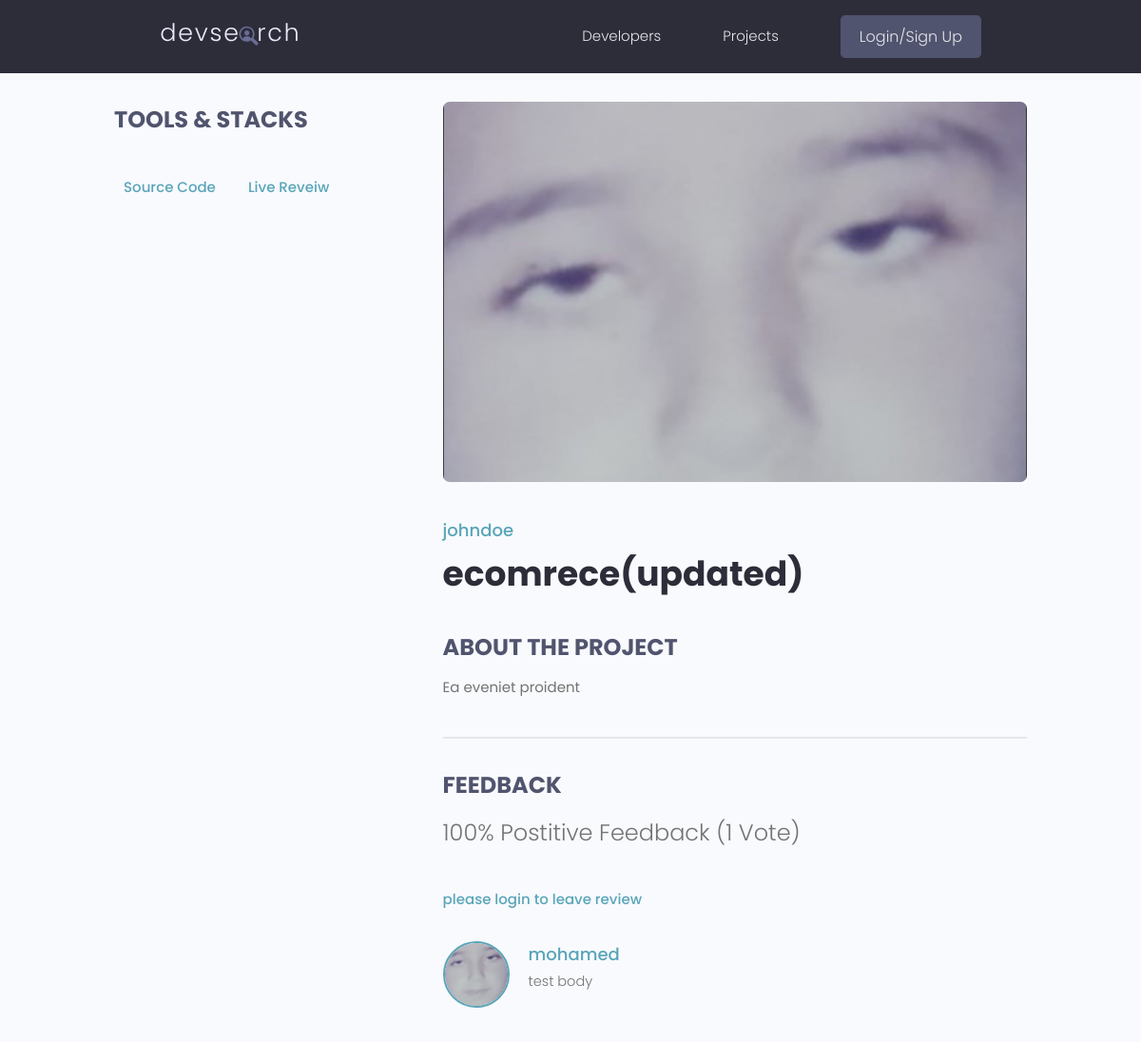
Page /projects/project/5f30a780-be48-4abf-b791-88ed18955b00 on the earlier database version.
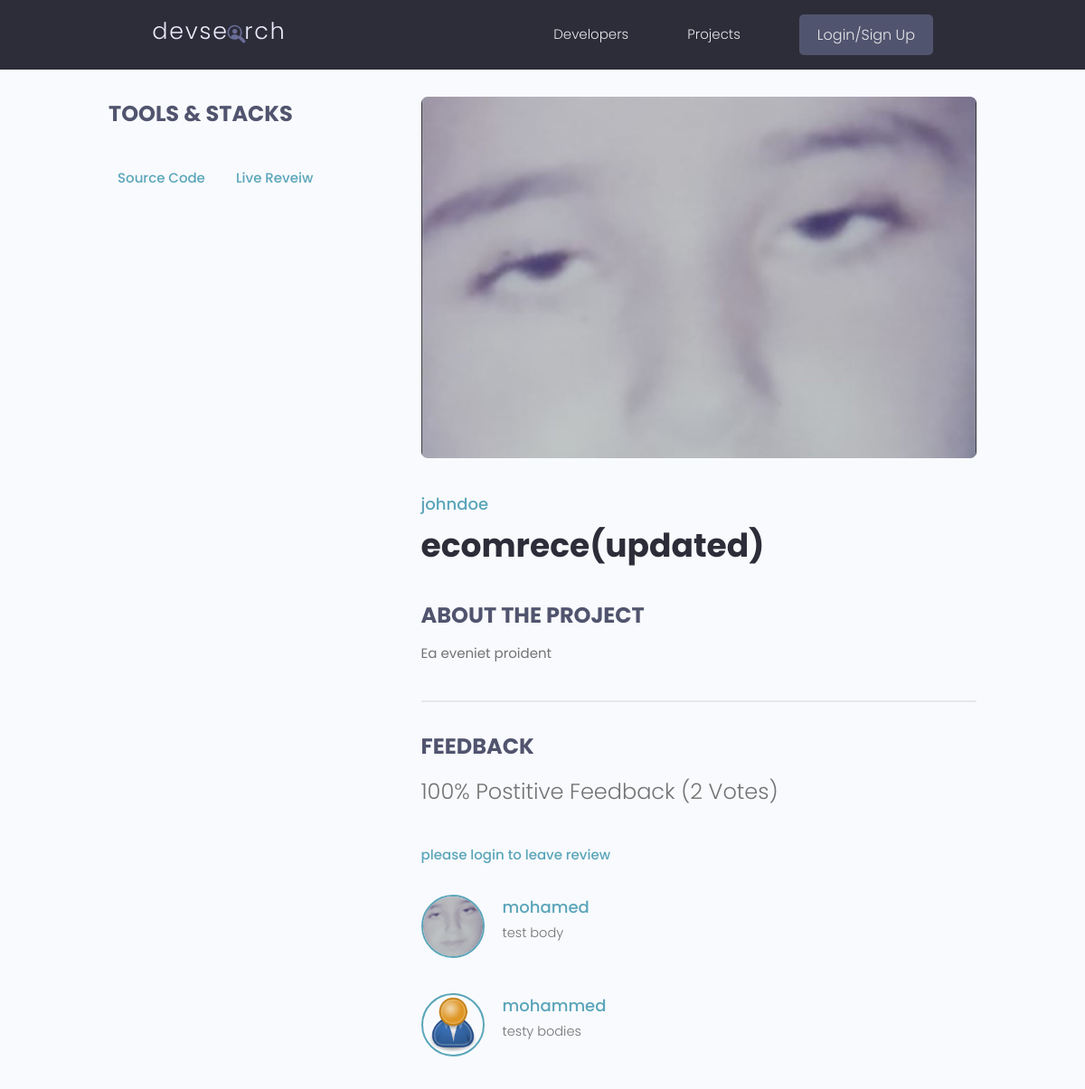
Same page on the later database version.
### projects/models.py (models this page shows, shortened)
class Project(models.Model):
    id = models.UUIDField(default=uuid.uuid4, unique=True, primary_key=True, editable=False)
    owner = models.ForeignKey(Profile, null=True, blank=True, on_delete=models.SET_NULL)
    title = models.CharField(max_length=2000)
    description = models.TextField(null=True, blank=True)
    image = models.ImageField(null=True, blank=True, default="default.jpg")
    tags = models.ManyToManyField('Tag', blank=True)
    demo_link = models.URLField(max_length=2000, null=True, blank=True)
    source_link = models.URLField(max_length=2000, null=True, blank=True)
    vote_total = models.IntegerField(default=0, null=True, blank=True)
    vote_ratio = models.IntegerField(default=0, null=True, blank=True)
    created = models.DateTimeField(auto_now_add=True)
    def __init__(self, *args, **kwargs):
        super().__init__(*args, **kwargs)
        fixImage(Project, self, 'image', 'default.jpg')
    @property
    def reviewers(self):
        return self.review_set.all().values_list('owner', flat=True)
    class Meta:
        ordering = ["-vote_ratio", "-vote_total", "title"]

class Review(models.Model):
    VOTE_TYPE = [
        (
            'up',
            'Up Vote'
        ),
        (
            'down',
            'Down Vote'
        ),
    ]
    id = models.UUIDField(default=uuid.uuid4, unique=True, primary_key=True, editable=False)
    owner = models.ForeignKey(Profile, on_delete=models.CASCADE, null=True)
    project = models.ForeignKey(Project, on_delete=models.CASCADE)
    body = models.TextField(null=True, blank=True)
    value = models.CharField(max_length= 200,choices=VOTE_TYPE)
    created = models.DateTimeField(auto_now_add=True)
    class Meta:
        unique_together = ['owner', 'project']

### users/models.py (models this page shows, shortened)
class Profile(models.Model):
    id = models.UUIDField(default=uuid.uuid4, unique=True,
                            primary_key=True, editable=False)
    user = models.OneToOneField(
        User, null=True, blank=True, on_delete=models.CASCADE, related_name='user')
    name = models.CharField(max_length=200, null=True, blank=True)
    user_name = models.CharField(max_length=200, null=True, blank=True)
    email = models.EmailField(null=True, blank=True)
    headline = models.CharField(max_length=800, null=True, blank=True)
    bio = models.TextField(null=True, blank=True)
    location = models.CharField(max_length=200, null=True, blank=True)
    profile_image = models.ImageField(
        null=True, blank=True, upload_to="profiles/", default="profiles/user-default.png")
    social_github = models.URLField(max_length=200, null=True, blank=True)
    social_twitter = models.URLField(max_length=200, null=True, blank=True)
    social_linkedin = models.URLField(max_length=200, null=True, blank=True)
    social_youtube = models.URLField(max_length=200, null=True, blank=True)
    social_website = models.URLField(max_length=200, null=True, blank=True)
    reviews = models.ManyToManyField(User, blank=True, related_name='reviews')
    reviews_counter = models.IntegerField(default=0, null=True, blank=True)
    created = models.DateTimeField(auto_now_add=True)
    is_saved = True
    def __init__(self, *args, **kwargs):
        super().__init__(*args, **kwargs)
        fixImage(Profile, self, 'profile_image', 'profiles/user-default.png')
    def __str__(self):
        return str(self.user.username)
    class Meta:
        ordering = ["-reviews_counter"]

### projects/views.py (the view, shortened to what this page needs)
# urls.py: path('project/<str:pk>', views.project, name="project"),
def project(request, pk):
    project = Project.objects.get(id=pk)
    form = ReviewForm()
    context = {
        "project": project,
        "form": form
    }
    try:
        return render(request, 'projects/single-project.html', context)
    except:
        return redirect('projects')

### utils/fixImage.py (called while the page is built)
def fixImage(parent, self, name, path):
    if not getattr(self, name):
        image = {
            name: path
        }
        parent.objects.filter(id=self.id).update(**image)
        setattr(self, name, {
            'url': f'/media/{path}'
        })

### projects/templates/projects/single-project.html (shortened to what this page needs)
{% extends 'main.html' %}
{% block content %}
<main class="singleProject my-md">
    <div class="container">
        <div class="layout">
            <div class="column column--1of3">
                <h3 class="singleProject__subtitle">Tools & Stacks</h3>
                {% if project.source_link %}
                <a class="singleProject__liveLink" href="{{project.source_link}}" target="_blank">Source
                    Code
                </a>
                {% endif %}
                {% if project.demo_link %}
                <a class="singleProject__liveLink" href="{{project.demo_link}}" target="_blank">Live
                    Reveiw
                </a>
                {% endif %}
            </div>
            <div class="column column--2of3">
                <img class="singleProject__preview" src="{{project.image.url}}" alt="portfolio thumbnail" />
                <a href="{% url 'user-profile' project.owner.id%}" class="singleProject__developer">{{project.owner}}</a>
                <h2 class="singleProject__title">{{project.title}}</h2>
                <h3 class="singleProject__subtitle">About the Project</h3>
                <div class="singleProject__info">
                    {{project.description}}
                </div>
                <div class="comments">
                    <h3 class="singleProject__subtitle">Feedback</h3>
                    <h5 class="project--rating">
                        {{project.vote_ratio}}% Postitive Feedback ({{project.vote_total}} Vote{{project.vote_total|pluralize}})
                    </h5>
                    {% if project.owner == request.user.profile %}
                        <h3>You cant review in your project</h3>
                        {% elif request.user.profile.id in project.reviewers %}
                        <h3>You review before</h3>
                        {% elif not request.user.is_authenticated %}
                        <a href="{% url 'login' %}?next={{request.path}}">please login to leave review</a>
                    {% endif %}
                    <div class="commentList">
                        {% for review in project.review_set.all %}
                            {% if review.body %}
                                <div class="comment">
                                    <a href="{% url 'user-profile' review.owner.id %}">
                                        <img class="avatar avatar--md"
                                            src="{{review.owner.profile_image.url}}"
                                            alt="user" />
                                    </a>
                                    <div class="comment__details">
                                        <a href="{% url 'user-profile' review.owner.id %}" class="comment__author">{{review.owner.name}}</a>
                                        <p class="comment__info">
                                            {{review.body|linebreaksbr}}
                                        </p>
                                    </div>
                                </div>
                            {% endif %}
                        {% endfor %}
                    </div>
                </div>
            </div>
        </div>
    </div>
</main>
{% endblock content %}

Differences in the rows shown:
changed Project "ecomrece(updated)": vote_total "1" → "2"
added Review: owner.profile_image (placeholder picture), owner.name "mohammed", body "testy bodies"
